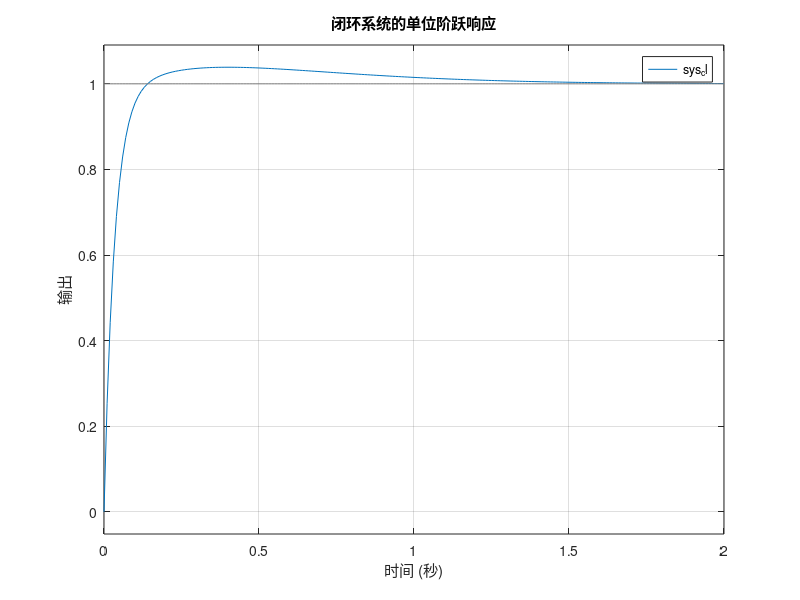

This figure's MATLAB source:
close all;
clear all;
% 被控对象传递函数
num = 3.75;                % 分子系数
den = [0.15 1.0225 0.15];          % 分母系数
G = tf(num, den)       % 被控对象 G(s)
% Ziegler-Nichols 方法的临界增益和周期
%Ku = 13;  % 假设的临界增益
%Pu = 1.2;   % 假设的临界周期
Ku = 13;  % 假设的临界增益
Pu = 1.2;   % 假设的临界周期

% 根据 Ziegler-Nichols 方法计算 PID 参数
Kp = 0.6 * Ku
Ki = 2 * Kp / Pu
Kd = Kp * Pu / 8

% 输出 PID 控制器增益
disp(['Kp: ', num2str(Kp)]);
disp(['Ki: ', num2str(Ki)]);
disp(['Kd: ', num2str(Kd)]);

% 创建 PID 控制器传递函数
%C = pid(Ku, 0, 0);
C = pid(Kp, Ki, Kd);
num2 = 1;
den2 = 1;
H = tf(num2,den2)
% 串联控制器与被控对象
sys_cl = feedback(C * G * H, 1)
t=[0:0.01:2];
% 设置单位阶跃输入信号
u = ones(size(t));  % 单位阶跃输入

% 仿真系统响应
figure;
lsim(sys_cl, u, t);
title('闭环系统的单位阶跃响应');
xlabel('时间 (秒)');
ylabel('输出');
